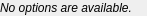
<?xml version="1.0" encoding="UTF-8"?>
<ui version="4.0">
 <class>EmptyMsaBuilderOptionsWidget</class>
 <widget class="IMsaBuilderOptionsWidget" name="EmptyMsaBuilderOptionsWidget">
  <property name="geometry">
   <rect>
    <x>0</x>
    <y>0</y>
    <width>147</width>
    <height>16</height>
   </rect>
  </property>
  <property name="windowTitle">
   <string>Form</string>
  </property>
  <layout class="QVBoxLayout" name="verticalLayout">
   <property name="margin">
    <number>0</number>
   </property>
   <item>
    <widget class="QLabel" name="label">
     <property name="font">
      <font>
       <italic>true</italic>
      </font>
     </property>
     <property name="text">
      <string>No options are available.</string>
     </property>
    </widget>
   </item>
  </layout>
 </widget>
 <customwidgets>
  <customwidget>
   <class>IMsaBuilderOptionsWidget</class>
   <extends>QWidget</extends>
   <header>gui/widgets/IMsaBuilderOptionsWidget.h</header>
   <container>1</container>
  </customwidget>
 </customwidgets>
 <resources/>
 <connections/>
</ui>
